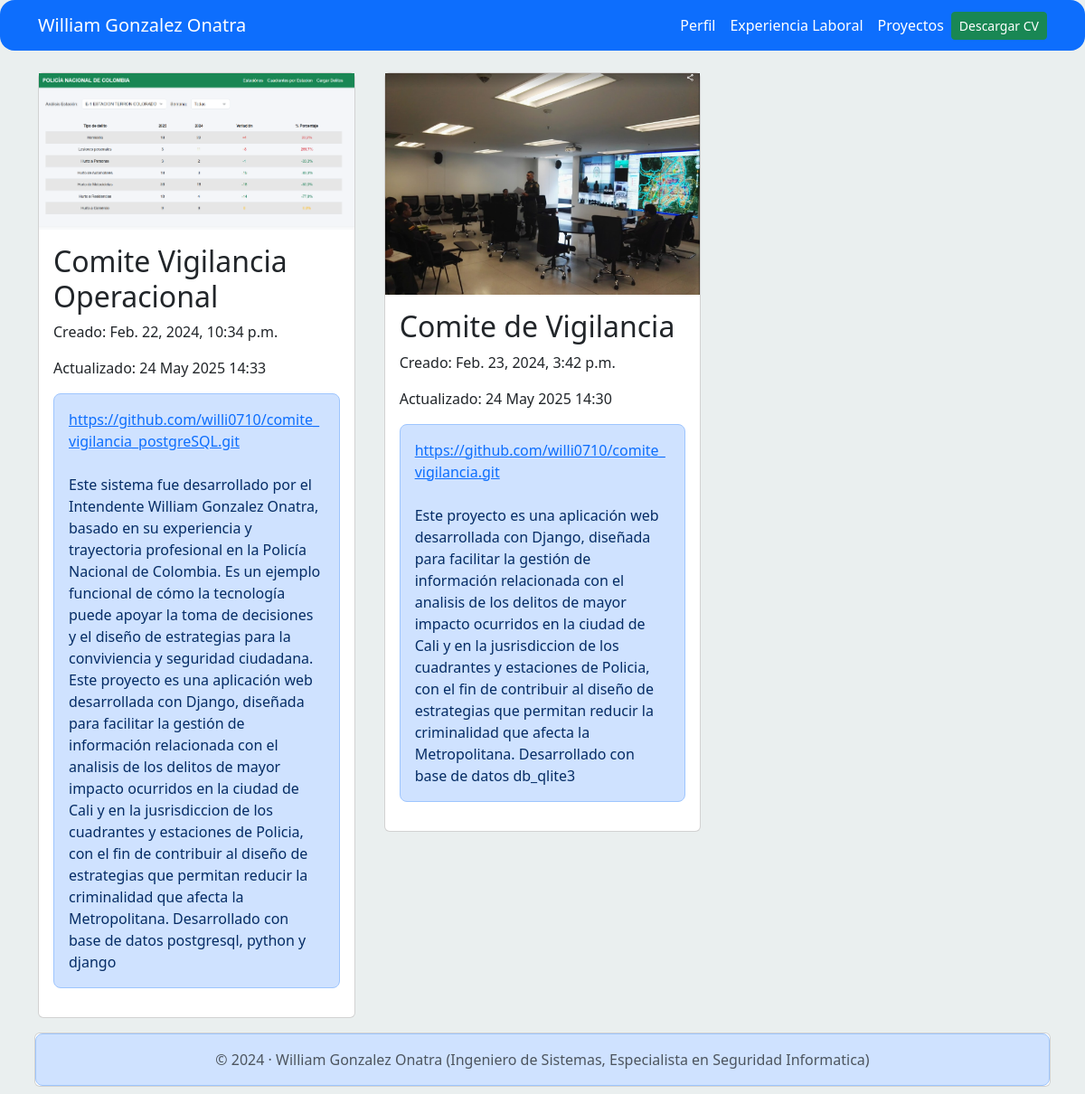
The app's page /proyectos/, older data.
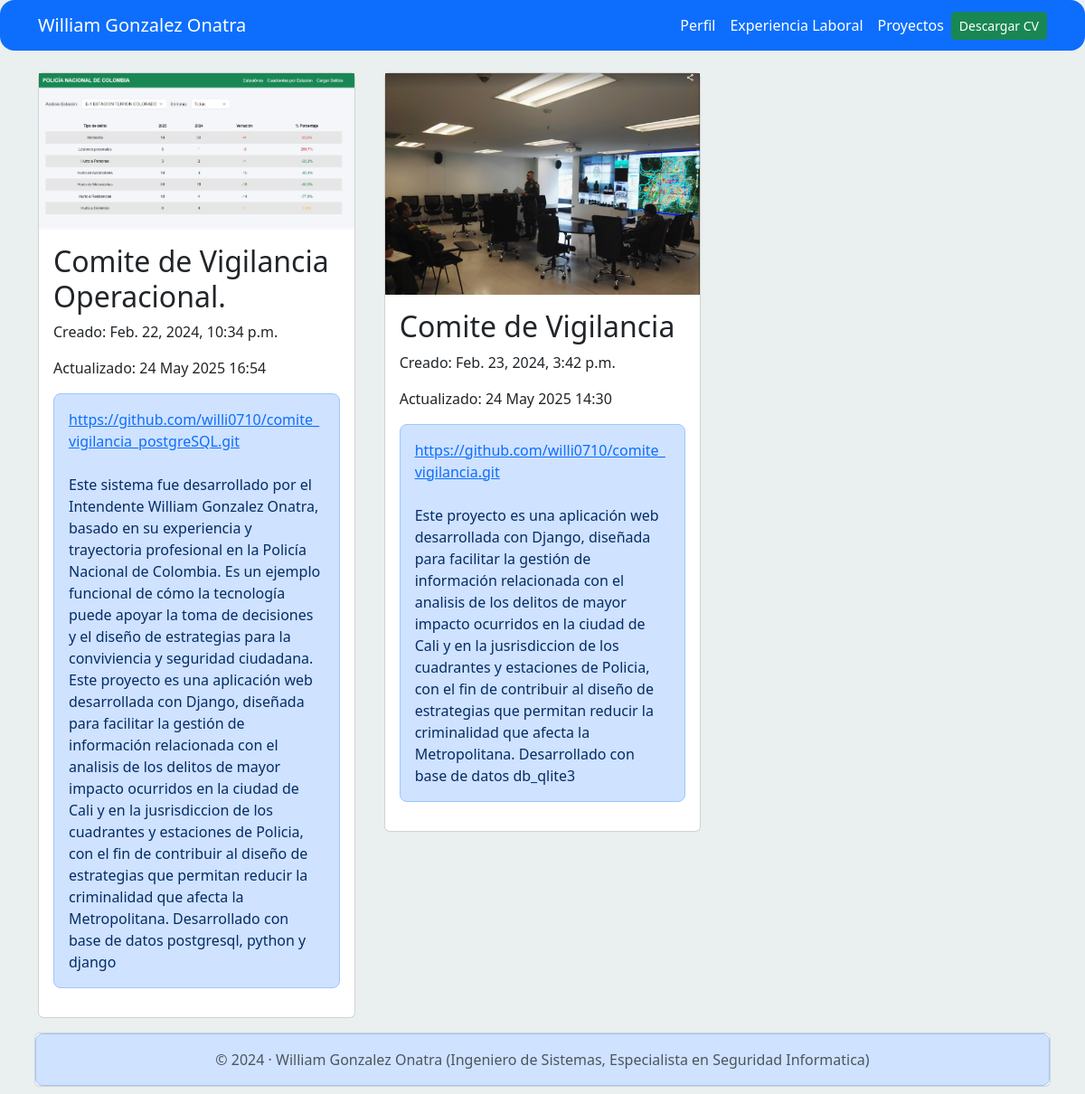
The same page, newer data.
### proyectos/models.py (models this page shows, shortened)
class Proyecto(models.Model):
    title = models.CharField(verbose_name='Titulo', max_length = 100)
    description= models.TextField(verbose_name='Descripcion', max_length = 1000)
    image= models.ImageField(upload_to = 'proyectos/images', verbose_name='Imagenes')
    link = models.URLField(verbose_name='Direccion web', null=True, blank=True)
    created= models.DateTimeField(auto_now_add = True, verbose_name='Creacion')
    updated = models.DateTimeField(auto_now = True, verbose_name='Actualizacion')

### proyectos/views.py (the view)
# urls.py: path('', project_render, name= 'project' )
def project_render(request):
    projects= Proyecto.objects.all()
    return render(request, 'proyectos.html', {'projects': projects})

### proyectos/templates/proyectos.html (shortened to what this page needs)
<!DOCTYPE html>
<html lang="en">
<head>
</head>
<body>
    {% extends 'base.html' %}
    {% block content %}
    <div class="row">
        {% for proy in projects %}
        <div class="col-md-4 p-3">
            <div class="card">
                <img src="{{proy.image.url}}" alt="{{proy.title}}" class="img-fluid">
                <div class="card-body">
                    <h2>{{proy.title}}</h2>
                    <p>Creado: {{proy.created}}</p>
                    <p>Actualizado: {{ proy.updated|date:"d M Y H:i" }}</p>
                    <p class="p-3 text-primary-emphasis bg-primary-subtle border border-primary-subtle rounded-3">{% if proy.link %}
                        <a href="{{proy.link}}" class="" target="_blank">{{proy.link}}</a>
                    {% endif %} <br><br>
                    {{proy.description}}
                    </p>
                </div>
            </div>
        </div>
        {% endfor %}
    </div>
    {% endblock %}

### miPortafolio/templates/base.html (shortened to what this page needs)
{% load static %}
<!DOCTYPE html>
<html lang="en">
<head>
    <link href="https://cdn.jsdelivr.net/npm/bootstrap@5.3.2/dist/css/bootstrap.min.css" rel="stylesheet">
    <link rel="stylesheet" href="{% static 'main.css'%}">
</head>
<body>
    {% include 'partials/navbar.html' %}
    <div class="container p-2">
        {% block content %}
        {% endblock%}
        <footer>
            <div class="row">
                <div class="col">
                    <div class="card">
                        <div class="card-body p-2 text-primary-emphasis bg-primary-subtle border border-primary-subtle rounded-3">
                                <p class="copyright text-muted text-center my-2"> &copy; 2024 · William Gonzalez Onatra (Ingeniero de Sistemas, Especialista en Seguridad Informatica)</p>
                        </div>
                    </div>
                </div>
            </div>
        </footer>
    </div>
</body>
</html>

### miPortafolio/templates/partials/navbar.html (shortened to what this page needs)
{% load static %}<!DOCTYPE html>
<html lang="en">
<head>
</head>
<body>
  <nav class="navbar navbar-expand-lg bg-primary navbar-dark rounded-4 fixed-top" >
    <div class="container">
      <a class="navbar-brand" href="/">William Gonzalez Onatra</a>
      <div class="collapse navbar-collapse" id="navbarSupportedContent">
        <ul class="navbar-nav ms-auto">
          <li class="nav-item">
            <a class="nav-link active" aria-current="page" href="/">Perfil</a>
          </li>
          <li class="nav-item">
            <a class="nav-link active" href="{% url 'explaboral' %}">Experiencia Laboral</a>
          </li>
          <li class="nav-item">
            <a class="nav-link active" href="{% url 'proyectos:project' %}">Proyectos</a>
          </li>
          <li class="nav-item d-flex align-items-center">
            <a href="{% static 'miPortafolio/HV_WILLIAM.pdf' %}" class="btn btn-success btn-sm " target="_blank">Descargar CV</a>
          </li>
        </ul>
      </div>
    </div>
  </nav>
</body>
</html>

### miPortafolio/static/main.css (style rules this page uses)
body { background: rgb(234, 239, 239) !important; }
body { padding-top: 56px; }

Row changes from the older to the newer data that the page shows:
changed Proyecto "https://github.com/willi0710/comite_vigilancia_postgreSQL.git": title "Comite Vigilancia Operacional" → "Comite de Vigilancia Operacional."; updated "24 May 2025 14:33" → "24 May 2025 16:54"
